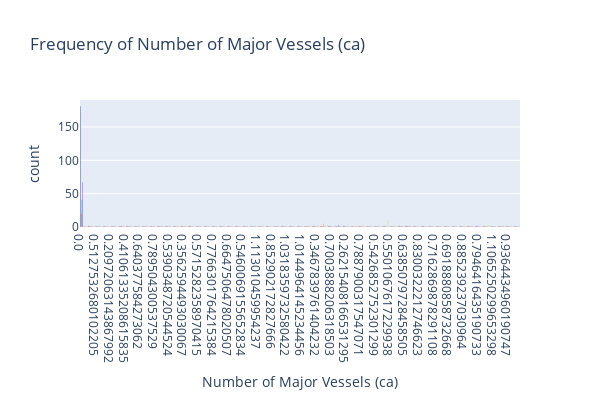

Source (notebook cell):
### Code cell
# frequency of chal using plotly express

import plotly.express as px

fig = px.histogram(
    df,
    x='ca',
    color='ca',
    labels={'ca': 'Number of Major Vessels (ca)'},
    title='Frequency of Number of Major Vessels (ca)'
)
fig.update_layout(height=400, width=600, showlegend=False)
fig.show()
